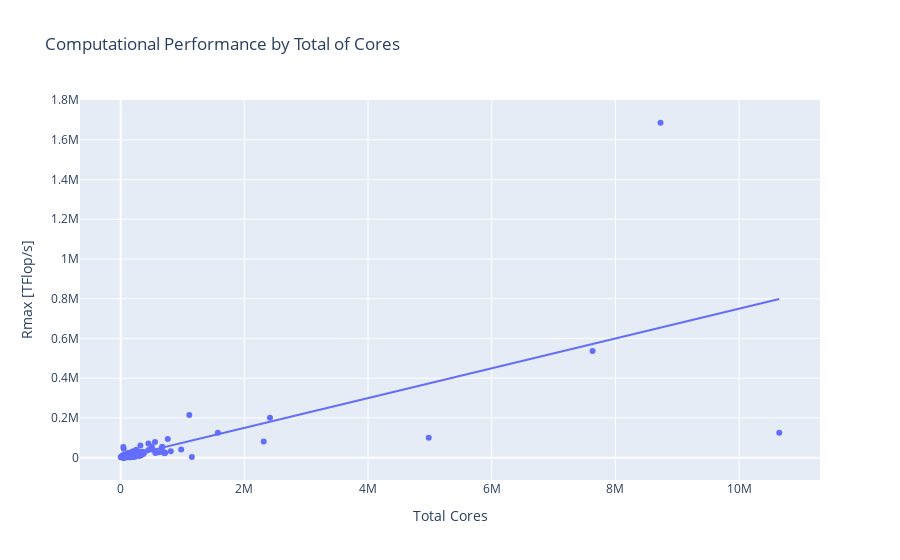

Notebook cell for this chart:
### Markdown cell above
![newplot.png](attachment:newplot.png)

### Code cell
# This kernel creates a variable to select Rmax and Total Cores. 
# Then compare the data by means of Linear Regression(Ordinary Least Squares).

# The result of this graph, indicates that the relation between Rmax and Total Cores is positive, 
# a major cuantity of cores, the Rmax should be higher.
to_core_reg = tt.select('Name', 'Rmax [TFlop/s]', 'Total Cores')
to_core_reg = to_core_reg.toPandas()
to_core_reg_graph = px.scatter(to_core_reg,
                               x = to_core_reg['Total Cores'],
                               y = to_core_reg['Rmax [TFlop/s]'],
                               trendline = 'ols',
                               title = 'Computational Performance by Total of Cores'
                              )
to_core_reg_graph.show()

### Figure 1 — Plotly figure (JSON) as saved in the notebook; plotly's stock layout.template omitted (floating-point values rounded to 4 significant figures; data arrays with more than 128 entries replaced by an {"elided": "..."} marker saying what was removed)
{"data": [{"hovertemplate": "Total Cores=%{x}<br>Rmax [TFlop/s]=%{y}<extra></extra>", "legendgroup": "", "marker": {"color": "#636efa", "symbol": "circle"}, "mode": "markers", "name": "", "orientation": "v", "showlegend": false, "type": "scatter", "x": {"elided": "500 int values"}, "xaxis": "x", "y": {"elided": "500 float values"}, "yaxis": "y"}, {"hovertemplate": "<b>OLS trendline</b><br>Rmax [TFlop/s] = 0.0750257 * Total Cores + -22.6396<br>R<sup>2</sup>=0.492916<br><br>Total Cores=%{x}<br>Rmax [TFlop/s]=%{y} <b>(trend)</b><extra></extra>", "legendgroup": "", "marker": {"color": "#636efa", "symbol": "circle"}, "mode": "lines", "name": "", "showlegend": false, "type": "scatter", "x": {"elided": "500 int values"}, "xaxis": "x", "y": {"elided": "500 float values"}, "yaxis": "y"}], "layout": {"legend": {"tracegroupgap": 0}, "title": {"text": "Computational Performance by Total of Cores"}, "xaxis": {"anchor": "y", "domain": [0, 1], "title": {"text": "Total Cores"}}, "yaxis": {"anchor": "x", "domain": [0, 1], "title": {"text": "Rmax [TFlop/s]"}}}}
